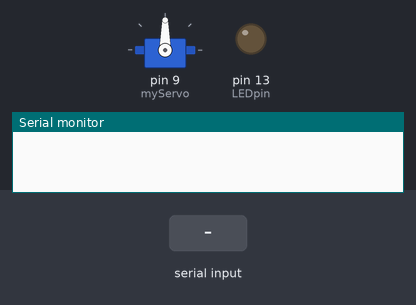
This sketch was run on a simulated Arduino Uno, built with avr-gcc and run on an emulated ATmega328P. Parts: servo, output pins drawn as LEDs (lit = HIGH), the last lines printed to the serial monitor. The inputs (shaded band) are chosen by the test bench.

Above: at 1.2 s.
1.3 s: byte 30 received over Serial
At 2.0 s:
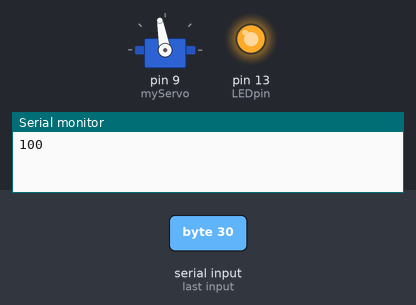
2.8 s: byte 90 received over Serial
At 3.1 s:
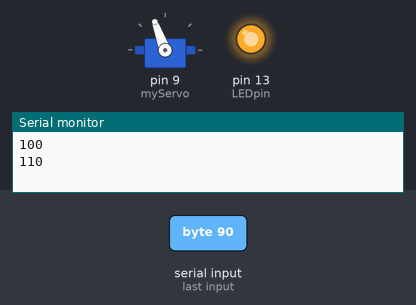
4.3 s: byte 120 received over Serial
At 5.4 s:
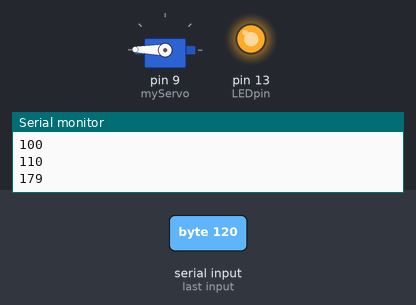
Timing chart, 0 to 7.3 s (numbered marks = the images above; inputs shaded):
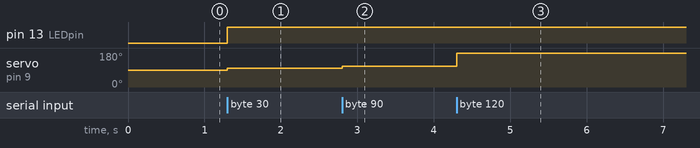

The sketch:

serialBLINK.ino
```cpp
#include <Servo.h>
Servo myServo;

int LEDpin = 13;
int flag;
int pos=90;
void setup() {
  // put your setup code here, to run once:
Serial.begin(9600);
pinMode(LEDpin, OUTPUT);
myServo.attach(9);
myServo.write(pos);
}

void loop() {

  if(Serial.available()){
    flag=Serial.read();
  }
  if ((flag%2 == 0) && (flag >0)){
    digitalWrite(LEDpin, HIGH);
    flag=0;
    pos+=10;
    if(pos>110){
      pos=179;
    }
    myServo.write(pos);
    Serial.println(pos);

  }
  if(flag%2 == 1){
    digitalWrite(LEDpin, LOW);
    flag=0;
    pos-=10;
     if(pos<0){
      pos=1;
    }
    myServo.write(pos);
     Serial.println(pos);

  }

}
```

Measured:
- after the input at 1.3 s, pin 13 (LEDpin): LOW → HIGH at once; servo on pin 9 (myServo): 90° → 100° at once
- after the input at 2.8 s, servo on pin 9 (myServo): 100° → 110° at once
- after the input at 4.3 s, servo on pin 9 (myServo): 110° → 179° at once
